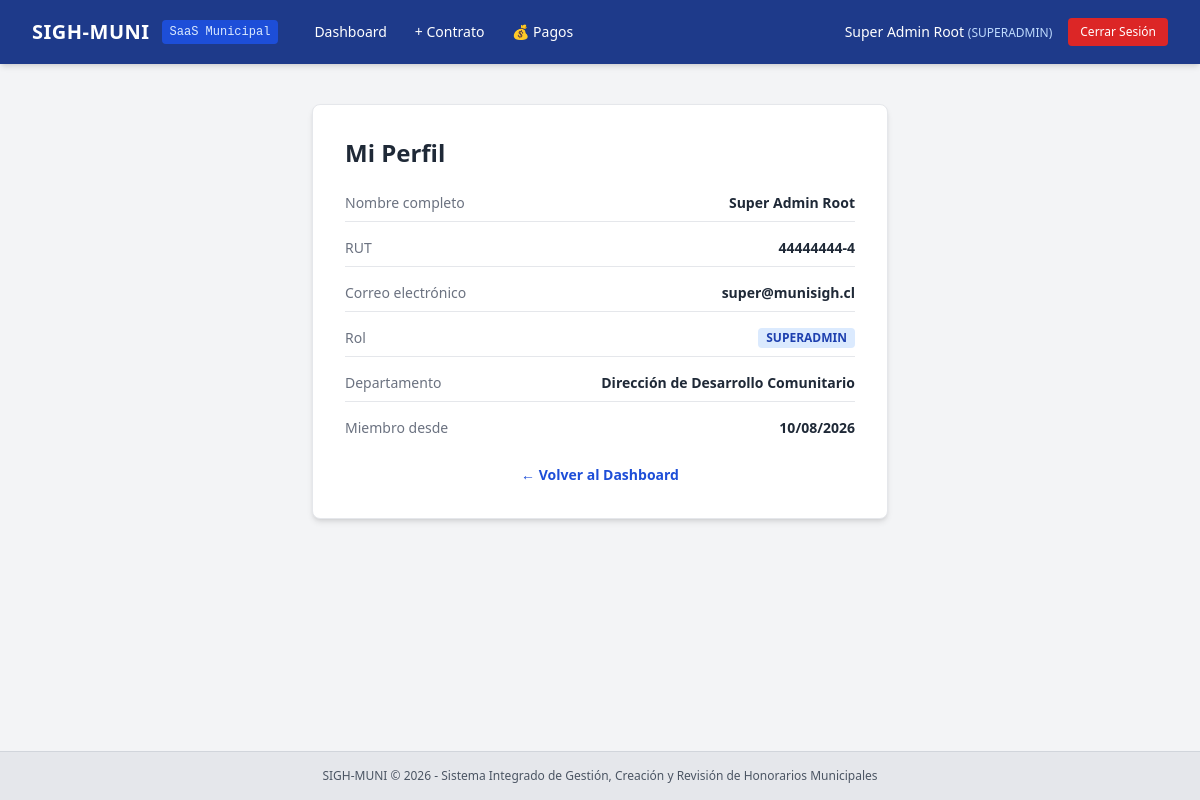
Screenshot of /auth/profile (signed in) with the database file from the repository.
### app/models/user.py (models this page shows, shortened)
class User(db.Model):
    __tablename__ = 'users'
    id = db.Column(db.Integer, primary_key=True, autoincrement=True)
    rut = db.Column(db.String(20), nullable=False, unique=True)
    first_name = db.Column(db.String(100), nullable=False)
    last_name = db.Column(db.String(100), nullable=False)
    email = db.Column(db.String(120), nullable=False, unique=True)
    password_hash = db.Column(db.String(255), nullable=False)
    role = db.Column(db.String(50), nullable=False)  # SUPERADMIN, ADMIN_RRHH, JEFE_DEPTO, FINANZAS_CONTROL
    department_id = db.Column(db.Integer, db.ForeignKey('departments.id', ondelete='SET NULL'), nullable=True)
    is_active = db.Column(db.Integer, nullable=False, default=1)
    created_at = db.Column(db.DateTime, nullable=False, default=datetime.utcnow)
    @property
    def full_name(self):
        return f"{self.first_name} {self.last_name}"

class Department(db.Model):
    __tablename__ = 'departments'
    id = db.Column(db.Integer, primary_key=True, autoincrement=True)
    code = db.Column(db.String(50), nullable=False, unique=True)
    name = db.Column(db.String(150), nullable=False)
    cost_center = db.Column(db.String(50), nullable=True)
    is_active = db.Column(db.Integer, nullable=False, default=1)
    created_at = db.Column(db.DateTime, nullable=False, default=datetime.utcnow)
    users = db.relationship('User', backref='department', lazy=True)

### app/auth/routes.py (the view)
@auth_bp.route('/profile')
@login_required
def profile():
    user = get_current_user()
    return render_template('auth/profile.html', user=user)

### app/__init__.py (called while the page is built)
def create_app(config_class=Config):
    app = Flask(__name__)
    app.config.from_object(config_class)
    os.makedirs(app.config['UPLOAD_FOLDER'], exist_ok=True)
    db.init_app(app)
    migrate.init_app(app, db)
    if 'sqlite' in app.config['SQLALCHEMY_DATABASE_URI']:
        from sqlalchemy import event
        from sqlalchemy.engine import Engine
        @event.listens_for(Engine, "connect")
        def set_sqlite_pragma(dbapi_connection, connection_record):
            cursor = dbapi_connection.cursor()
            cursor.execute("PRAGMA foreign_keys=ON;")
            cursor.close()
    from app.auth.routes import auth_bp
    app.register_blueprint(auth_bp, url_prefix='/auth')
    from app.routes import register_routes
    register_routes(app)
    return app

### app/auth/utils.py (called while the page is built)
def login_required(f):
    @wraps(f)
    def decorated_function(*args, **kwargs):
        if 'user_id' not in session:
            flash('Debes iniciar sesión para acceder a esta sección.', 'warning')
            return redirect(url_for('auth.login', next=request.url))
        return f(*args, **kwargs)
    return decorated_function

def get_current_user():
    if 'user_id' in session:
        return User.query.get(session['user_id'])
    return None

### app/templates/auth/profile.html (shortened to what this page needs)
{% extends "base.html" %}
{% block content %}
<div class="max-w-xl mx-auto bg-white p-8 rounded-lg shadow-md border border-gray-200">
    <h1 class="text-2xl font-bold text-gray-800 mb-6">Mi Perfil</h1>
    <div class="space-y-4 text-sm">
        <div class="flex justify-between border-b pb-2">
            <span class="text-gray-500">Nombre completo</span>
            <span class="font-semibold">{{ user.full_name }}</span>
        </div>
        <div class="flex justify-between border-b pb-2">
            <span class="text-gray-500">RUT</span>
            <span class="font-semibold">{{ user.rut }}</span>
        </div>
        <div class="flex justify-between border-b pb-2">
            <span class="text-gray-500">Correo electrónico</span>
            <span class="font-semibold">{{ user.email }}</span>
        </div>
        <div class="flex justify-between border-b pb-2">
            <span class="text-gray-500">Rol</span>
            <span class="font-semibold px-2 py-0.5 bg-blue-100 text-blue-800 rounded text-xs">{{ user.role }}</span>
        </div>
        <div class="flex justify-between border-b pb-2">
            <span class="text-gray-500">Departamento</span>
            <span class="font-semibold">{{ user.department.name if user.department else '—' }}</span>
        </div>
        <div class="flex justify-between">
            <span class="text-gray-500">Miembro desde</span>
            <span class="font-semibold">{{ user.created_at.strftime('%d/%m/%Y') }}</span>
        </div>
    </div>
    <div class="mt-6 text-center">
        <a href="{{ url_for('dashboard.index') }}" class="text-blue-700 hover:underline text-sm font-semibold">← Volver al Dashboard</a>
    </div>
</div>
{% endblock %}

### app/templates/base.html (shortened to what this page needs)
<!DOCTYPE html>
<html lang="es">
<head>
    <script src="https://cdn.tailwindcss.com"></script>
</head>
<body class="bg-gray-100 min-h-screen text-gray-800 flex flex-col font-sans">
    <nav class="bg-blue-900 text-white shadow-md">
        <div class="max-w-7xl mx-auto px-4 sm:px-6 lg:px-8">
            <div class="flex items-center justify-between h-16">
                <div class="flex items-center space-x-6">
                    <a href="{{ url_for('dashboard.index') }}" class="flex items-center space-x-3">
                        <span class="font-bold text-xl tracking-wide">SIGH-MUNI</span>
                        <span class="text-xs bg-blue-700 px-2 py-1 rounded text-blue-100 font-mono">SaaS Municipal</span>
                    </a>
                    {% if session.get('user_id') %}
                    <div class="hidden md:flex items-center space-x-1 text-sm">
                        <a href="{{ url_for('dashboard.index') }}" class="px-3 py-2 rounded hover:bg-blue-800 transition">Dashboard</a>
                        <a href="{{ url_for('contract_builder.create') }}" class="px-3 py-2 rounded hover:bg-blue-800 transition">+ Contrato</a>
                        <a href="{{ url_for('payments.bandeja') }}" class="px-3 py-2 rounded hover:bg-blue-800 transition">💰 Pagos</a>
                    </div>
                    {% endif %}
                </div>
                {% if session.get('user_id') %}
                <div class="flex items-center space-x-4">
                    <a href="{{ url_for('auth.profile') }}" class="text-sm font-medium hover:text-blue-200 transition">
                        {{ session.get('user_name') }}
                        <span class="text-xs text-blue-200">({{ session.get('user_role') }})</span>
                    </a>
                    <a href="{{ url_for('auth.logout') }}" class="bg-red-600 hover:bg-red-700 text-white text-xs px-3 py-1.5 rounded transition">
                        Cerrar Sesión
                    </a>
                </div>
                {% endif %}
            </div>
        </div>
    </nav>
    <main class="flex-grow max-w-7xl w-full mx-auto px-4 sm:px-6 lg:px-8 py-6">
        {% block content %}{% endblock %}
    </main>
    <footer class="bg-gray-200 text-center py-4 text-xs text-gray-600 border-t border-gray-300">
        SIGH-MUNI &copy; 2026 - Sistema Integrado de Gestión, Creación y Revisión de Honorarios Municipales
    </footer>
</body>
</html>

### rows the page displays
User: get "SUPERADMIN", full_name "Super Admin Root", rut "44444444-4", email "super@munisigh.cl", role "SUPERADMIN", created_at "10/08/2026"
Department: department "Dirección de Desarrollo Comunitario"

### other values shown
{{ session.get('user_name') }} "Super Admin Root"
